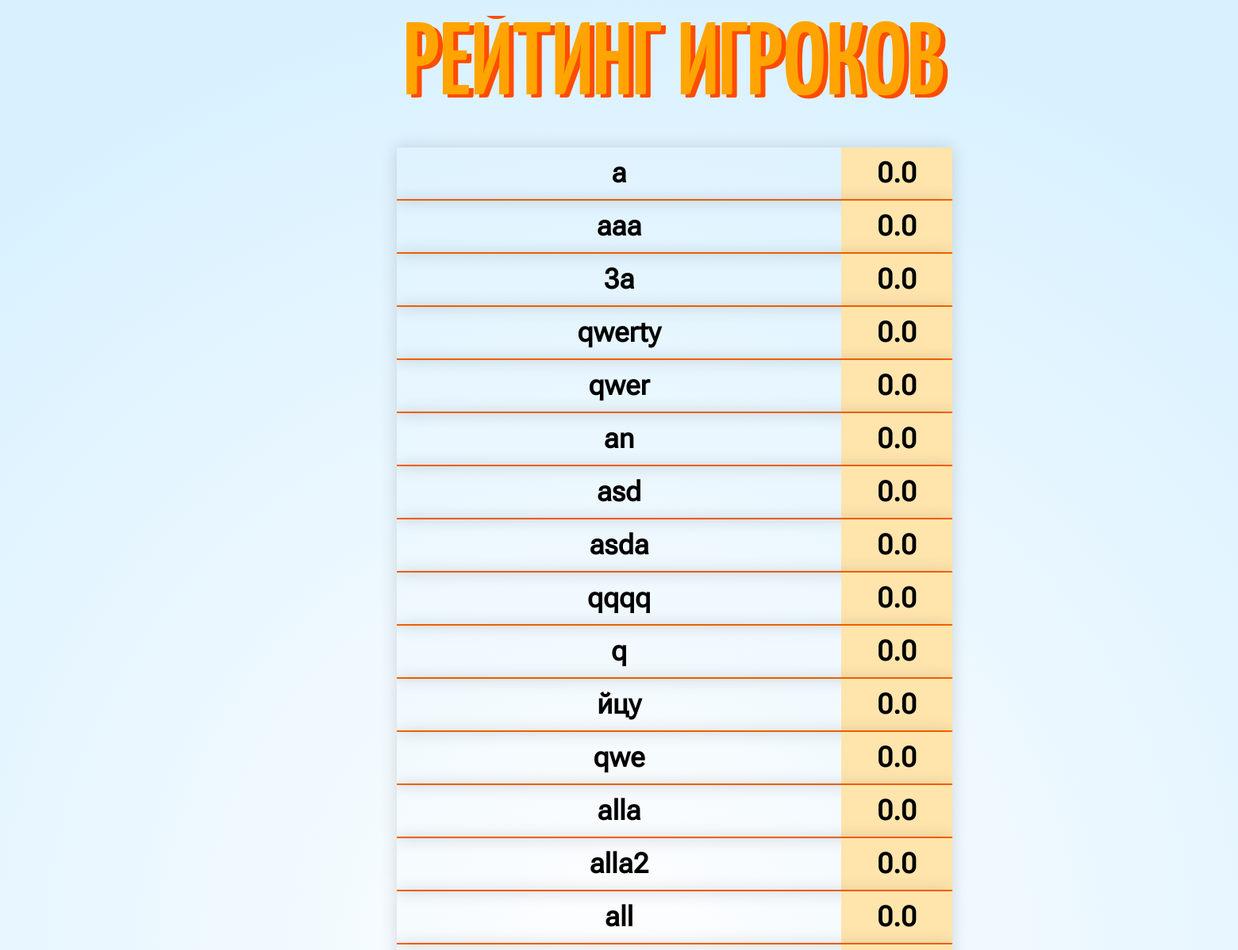
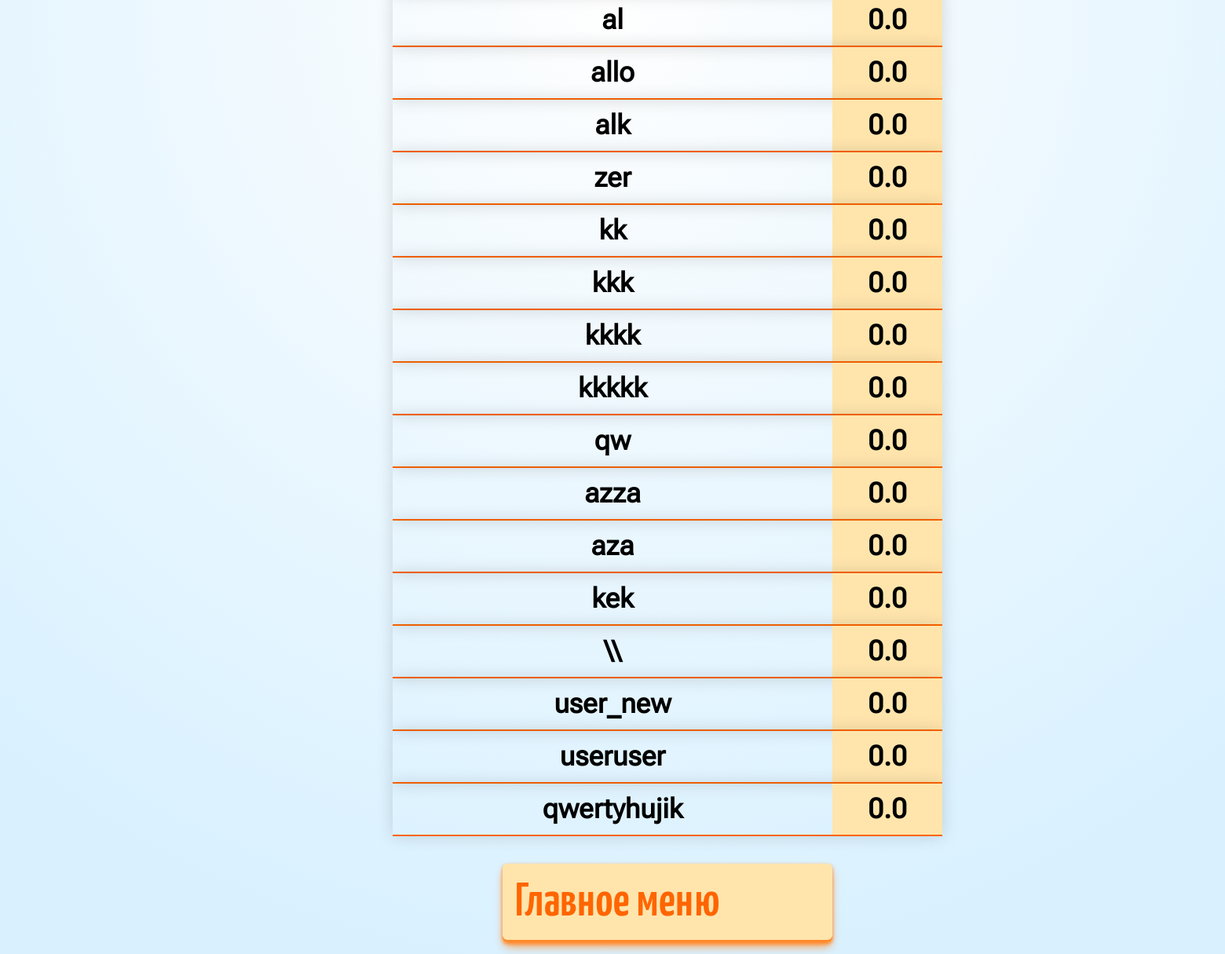
The page /rating on the database its author committed (2 pictures, top to bottom).
### financial_game/models.py (models this page shows, shortened)
class table(models.Model):
    month_num = models.IntegerField('Номер месяца',default=1)
    cash_balance_begin = models.FloatField('Остаток денежных средств на начало',default=10000)
    earnings = models.FloatField('Выручка',default=0)
    count = models.IntegerField('Количество продукта',default=0)
    price = models.FloatField('Цена',default=0)
    current_costs = models.FloatField('Текущие расходы всего',default=0)
    cost_price = models.FloatField('Себестоимость продукции',default=700)
    salary = models.FloatField('Зарплата сотрудников',default=30000)
    salary_taxes = models.FloatField('Начисления на заработную плату сотрудников',default=0)
    third_party = models.FloatField('Услуги сторонних организаций',default=0)
    ads = models.FloatField('Расходы на рекламу',default=0)
    rent_pay = models.FloatField('Аренда',default=10000)
    other = models.FloatField('Другие расходы',default=0)
    earning_taxes = models.FloatField('Общая SUM налогов (6% *Итого Доходов)',default=0)
    fin_res = models.FloatField('Финансовый результат (прибыль/убыток)',default=0)
    investments = models.FloatField('Инвестиционные расходы всего',default=0)
    equip = models.FloatField('Закупка оборудования',default=0)
    research = models.FloatField('Проведение научных исследований',default=0)
    tech = models.FloatField('Приобретение технологий',default=0)
    education = models.FloatField('Обучение сотрудников',default=0)
    hospitality = models.FloatField('Представительские расходы',default=0)
    other_invest = models.FloatField('Другие расходы',default=0)
    funding = models.FloatField('Финансирование',default=0)
    grants = models.FloatField('Гранты',default=0)
    own_funds = models.FloatField('Собственные средства основателей',default=0)
    funds_receipt = models.FloatField('Заёмные средства (поступления)',default=0)
    funds_refund  = models.FloatField('Заёмные средства (возврат)',default=0)
    sponsor_invest = models.FloatField('Инвестиции',default=0)
    cash_flow = models.FloatField('Денежный поток',default=0)
    cash_balance_end = models.FloatField('Остаток денежных средств на конец',default=0)
    player = models.ForeignKey(User, on_delete=models.CASCADE, default=1)
    result = models.FloatField('Результат игры',default=0)
    class Meta:
        verbose_name = "Таблица хода"
        verbose_name_plural = "Таблицы хода"

### financial_game/views.py (the view)
# urls.py: path('rating',views.rating,name='rating')
def rating(request):
    logout(request)
    players=table.objects.order_by('result')
    player = {}
    rating=[]
    for one in players:
        player['result']=one.result
        user = User.objects.get(id=one.player.id)
        player['username'] = user.username
        rating.append(copy.copy(player))
    return render(request,'financial_game/rating.html',{'rating':rating})

### financial_game/templates/financial_game/rating.html (shortened to what this page needs)
{% load static %}
<!DOCTYPE html>
<html lang="ru">
  <head>
    <link rel="stylesheet" href="{% static 'financial_game/css/style.css' %}">
  </head>
  <body>
    <div class="main-header rating-header">
      <h1> РЕЙТИНГ ИГРОКОВ </h1>
    </div>
    <div class="rating-list">
      {% for player in rating %}
            <table class="after-month-table result-table rating-table">
                <tbody>
                    <tr>
                        <td class="rating-name">{{player.username}}</td>
                        <td class="rating-res">{{player.result}}</td>
                    </tr>
                </tbody>
            </table>
      {% endfor %}
    </div>
    <div class="main-menu rating-menu">
      <ul class="main-menu-list rating-menu-list">
        <li><a href="{% url 'main' %}"><input type="button" value="Главное меню" class="main-menu-button result-button rating-button"></a></li>
      </ul>
    </div>
  </body>
</html>

### financial_game/static/financial_game/css/style.css (style rules this page uses)
body { position: relative; overflow: hidden; width: 100%; margin: 0; display: flex; flex-direction: column; height: 100%; font-family: 'Yanone Kaffeesatz',"PoiretOne-Regular", Arial, sans-serif; font-size: 16px; min-width: 1700px; background: rgb(254,254,254); background: radial-gradient(circle, rgba(254,254,254,1) 0%, rgba(217,241,255,1) 85%, rgba(217,241,255,1) 100%); }
html { overflow: auto; }
.main-header h1 { margin-top: 0px; overflow: hidden; font-family: "YanoneKaffeesatz"; font-weight: 600; text-shadow: 6px 4px 0px #FF4C00; color: #FFA400; font-size: 130px; }
.main-header { text-align: center; overflow: hidden; padding-bottom : 0%; padding-top: 5%; }
.main-menu { overflow: hidden; text-align: center; width: 100%; height: 100%; min-width: 1700px; }
.main-menu-list { overflow: hidden; margin: 0; padding: 0; }
.main-menu-list a { text-decoration: none; }
.main-menu-list li { padding-top: 15px; margin: 0; padding-bottom: 60px; overflow: hidden; text-decoration: none; }
.main-menu-button { background-color: #FFE5AC; align-items: center; appearance: none; border: 0; border-radius: 6px; box-shadow: #FF8B2D 0 2px 4px, #FF8B2D 0 7px 13px -3px,#FF8B2D 0 -3px 0 inset; box-sizing: border-box; color: #FF6500; cursor: pointer; display: inline-flex; font-family: "YanoneKaffeesatz"; height: 100px; width: 420px; justify-content: center; overflow: hidden; padding-left: 16px; padding-right: 16px; position: relative; text-align: left; transition: box-shadow .15s,transform .15s; user-select: none; -webkit-user-select: none; touch-action: manipulation; white-space: nowrap; will-change: box-shadow,transform; font-size: 60px; font-weight: 600; text-decoration: none; }
.after-month-table th, .after-month-table td { padding: 12px 15px; }
.after-month-table tbody tr { border-bottom: 1px solid #dddddd; }
.after-month-table tbody tr:last-of-type { border-bottom: 2px solid #FF6500; }
.after-month-table { border-collapse: collapse; margin: 25px 0; min-width: 400px; box-shadow: 0 0 20px rgba(0, 0, 0, 0.15); width: auto; margin-left: auto; margin-right: auto; font-family: "RobotoFlex-Regular"; font-weight: 500; z-index: 100; font-size: 21px; }
.rating-name { text-align: center; width: 80%; max-width: 80%; }
.rating-res { text-align: center; width: 20%; background-color: #FFE5AC; }
.rating-table { margin-bottom: 0; margin-top: 0; max-width: 700px; font-family: "RobotoFlex-Regular"; font-size: 35px; font-weight: 600; min-width: 700px; }
.rating-button { margin-top:20px; margin-bottom: 0; padding-bottom: 0; }
.rating-header { padding-top: 0px; margin-bottom: -50px; margin-top: 20px; }
.rating-menu { padding-bottom: 0; margin-bottom: 0; height: 150px; }
.rating-menu-list { padding-bottom: 0; height: auto; margin: 0; padding: 0; }

### rows shown on the page
table: result "0.0"
table: result "0.0"
table: result "0.0"
table: result "0.0"
table: result "0.0"
table: result "0.0"
table: result "0.0"
table: result "0.0"
table: result "0.0"
table: result "0.0"
table: result "0.0"
table: result "0.0"
table: result "0.0"
table: result "0.0"
table: result "0.0"
table: result "0.0"
table: result "0.0"
table: result "0.0"
table: result "0.0"
table: result "0.0"
table: result "0.0"
table: result "0.0"
table: result "0.0"
table: result "0.0"
table: result "0.0"
table: result "0.0"
table: result "0.0"
table: result "0.0"
table: result "0.0"
table: result "0.0"
table: result "0.0"

### other values the page prints
{{ player.username }} "a" "aaa" "3a" "qwerty" "qwer" "an" "asd" "asda" "qqqq" "q" "йцу" "qwe" "alla" "alla2" "all" "al" "allo" "alk" "zer" "kk" "kkk" "kkkk" "kkkkk" "qw" "azza" "aza" "kek" "\\\\" "user_new" "useruser" "qwertyhujik"
